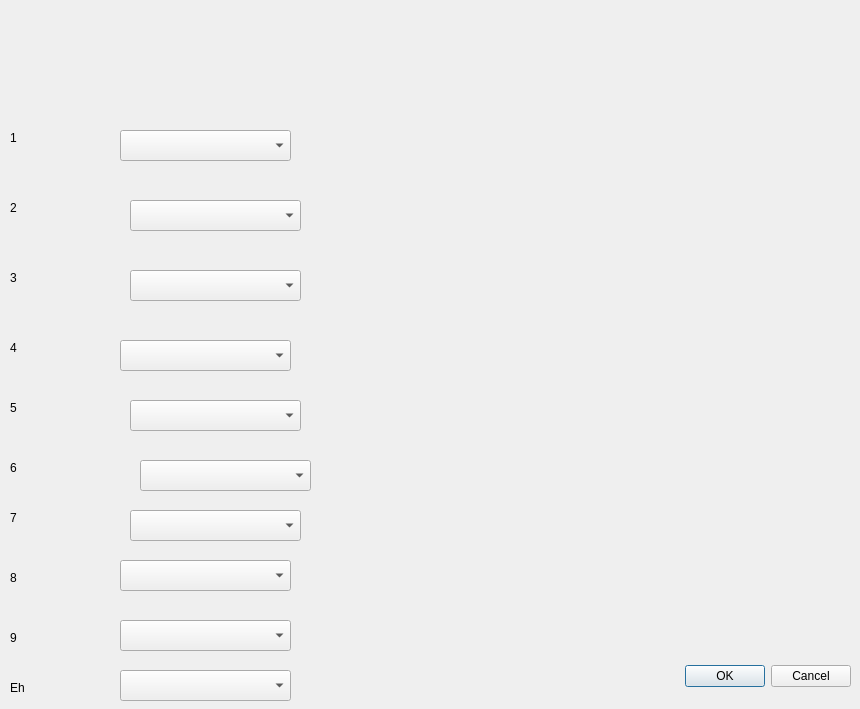
<?xml version="1.0" encoding="UTF-8"?>
<ui version="4.0">
 <class>Dialog</class>
 <widget class="QDialog" name="Dialog">
  <property name="geometry">
   <rect>
    <x>0</x>
    <y>0</y>
    <width>860</width>
    <height>709</height>
   </rect>
  </property>
  <property name="windowTitle">
   <string>Line up</string>
  </property>
  <widget class="QDialogButtonBox" name="buttonBox">
   <property name="geometry">
    <rect>
     <x>510</x>
     <y>660</y>
     <width>341</width>
     <height>32</height>
    </rect>
   </property>
   <property name="orientation">
    <enum>Qt::Horizontal</enum>
   </property>
   <property name="standardButtons">
    <set>QDialogButtonBox::Cancel|QDialogButtonBox::Ok</set>
   </property>
  </widget>
  <widget class="QLabel" name="label">
   <property name="geometry">
    <rect>
     <x>10</x>
     <y>200</y>
     <width>91</width>
     <height>16</height>
    </rect>
   </property>
   <property name="text">
    <string>2</string>
   </property>
  </widget>
  <widget class="QLabel" name="label_2">
   <property name="geometry">
    <rect>
     <x>10</x>
     <y>130</y>
     <width>81</width>
     <height>16</height>
    </rect>
   </property>
   <property name="text">
    <string>1</string>
   </property>
  </widget>
  <widget class="QLabel" name="label_3">
   <property name="geometry">
    <rect>
     <x>10</x>
     <y>270</y>
     <width>101</width>
     <height>16</height>
    </rect>
   </property>
   <property name="text">
    <string>3</string>
   </property>
  </widget>
  <widget class="QLabel" name="label_4">
   <property name="geometry">
    <rect>
     <x>10</x>
     <y>340</y>
     <width>91</width>
     <height>16</height>
    </rect>
   </property>
   <property name="text">
    <string>4</string>
   </property>
  </widget>
  <widget class="QLabel" name="label_5">
   <property name="geometry">
    <rect>
     <x>10</x>
     <y>400</y>
     <width>91</width>
     <height>16</height>
    </rect>
   </property>
   <property name="text">
    <string>5</string>
   </property>
  </widget>
  <widget class="QLabel" name="label_6">
   <property name="geometry">
    <rect>
     <x>10</x>
     <y>460</y>
     <width>91</width>
     <height>16</height>
    </rect>
   </property>
   <property name="text">
    <string>6</string>
   </property>
  </widget>
  <widget class="QLabel" name="label_7">
   <property name="geometry">
    <rect>
     <x>10</x>
     <y>570</y>
     <width>91</width>
     <height>16</height>
    </rect>
   </property>
   <property name="text">
    <string>8</string>
   </property>
  </widget>
  <widget class="QLabel" name="label_8">
   <property name="geometry">
    <rect>
     <x>10</x>
     <y>510</y>
     <width>91</width>
     <height>16</height>
    </rect>
   </property>
   <property name="text">
    <string>7</string>
   </property>
  </widget>
  <widget class="QLabel" name="label_9">
   <property name="geometry">
    <rect>
     <x>10</x>
     <y>680</y>
     <width>91</width>
     <height>16</height>
    </rect>
   </property>
   <property name="text">
    <string>Eh</string>
   </property>
  </widget>
  <widget class="QLabel" name="label_10">
   <property name="geometry">
    <rect>
     <x>10</x>
     <y>630</y>
     <width>91</width>
     <height>16</height>
    </rect>
   </property>
   <property name="text">
    <string>9</string>
   </property>
  </widget>
  <widget class="QComboBox" name="batter1">
   <property name="geometry">
    <rect>
     <x>120</x>
     <y>130</y>
     <width>171</width>
     <height>31</height>
    </rect>
   </property>
  </widget>
  <widget class="QComboBox" name="batter2">
   <property name="geometry">
    <rect>
     <x>130</x>
     <y>200</y>
     <width>171</width>
     <height>31</height>
    </rect>
   </property>
  </widget>
  <widget class="QComboBox" name="eh">
   <property name="geometry">
    <rect>
     <x>120</x>
     <y>670</y>
     <width>171</width>
     <height>31</height>
    </rect>
   </property>
  </widget>
  <widget class="QComboBox" name="batter8">
   <property name="geometry">
    <rect>
     <x>120</x>
     <y>560</y>
     <width>171</width>
     <height>31</height>
    </rect>
   </property>
  </widget>
  <widget class="QComboBox" name="batter7">
   <property name="geometry">
    <rect>
     <x>130</x>
     <y>510</y>
     <width>171</width>
     <height>31</height>
    </rect>
   </property>
  </widget>
  <widget class="QComboBox" name="batter6">
   <property name="geometry">
    <rect>
     <x>140</x>
     <y>460</y>
     <width>171</width>
     <height>31</height>
    </rect>
   </property>
  </widget>
  <widget class="QComboBox" name="batter5">
   <property name="geometry">
    <rect>
     <x>130</x>
     <y>400</y>
     <width>171</width>
     <height>31</height>
    </rect>
   </property>
  </widget>
  <widget class="QComboBox" name="batter4">
   <property name="geometry">
    <rect>
     <x>120</x>
     <y>340</y>
     <width>171</width>
     <height>31</height>
    </rect>
   </property>
  </widget>
  <widget class="QComboBox" name="batter3">
   <property name="geometry">
    <rect>
     <x>130</x>
     <y>270</y>
     <width>171</width>
     <height>31</height>
    </rect>
   </property>
  </widget>
  <widget class="QComboBox" name="batter9">
   <property name="geometry">
    <rect>
     <x>120</x>
     <y>620</y>
     <width>171</width>
     <height>31</height>
    </rect>
   </property>
  </widget>
 </widget>
 <resources/>
 <connections>
  <connection>
   <sender>buttonBox</sender>
   <signal>accepted()</signal>
   <receiver>Dialog</receiver>
   <slot>accept()</slot>
   <hints>
    <hint type="sourcelabel">
     <x>248</x>
     <y>254</y>
    </hint>
    <hint type="destinationlabel">
     <x>157</x>
     <y>274</y>
    </hint>
   </hints>
  </connection>
  <connection>
   <sender>buttonBox</sender>
   <signal>rejected()</signal>
   <receiver>Dialog</receiver>
   <slot>reject()</slot>
   <hints>
    <hint type="sourcelabel">
     <x>316</x>
     <y>260</y>
    </hint>
    <hint type="destinationlabel">
     <x>286</x>
     <y>274</y>
    </hint>
   </hints>
  </connection>
 </connections>
</ui>
